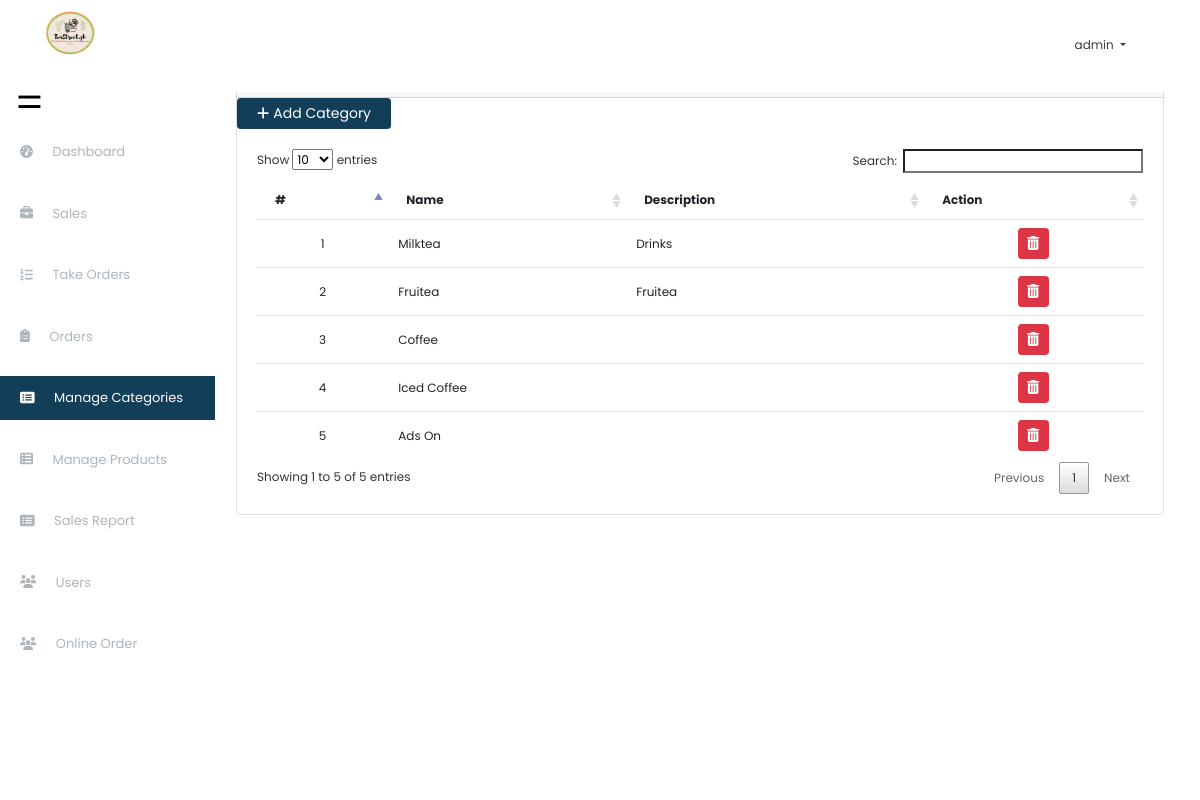
The page /index.php?page=categories (signed in) on the database its author committed.
### tables this page shows
CREATE TABLE `categories` (
  `id` int(30) NOT NULL,
  `name` varchar(200) NOT NULL,
  `description` text NOT NULL
);

### categories.php (the view, shortened to what this page needs)
<?php include('db_connect.php');?>
<div class="container-fluid">
    <div class="col-lg-12">
        <div class="row">
            <div class="col-md-12">
                <div class="card">
                    <div class="card-header">
                        <b>Category List</b>
                    </div>
                    <a class="btn btn-primary btn-block btn-sm col-sm-2 float-right" href="javascript:void(0)" data-toggle="modal" data-target="#categoryModal" id="new_category">
                                <i class="fa fa-plus"></i> Add Category
                            </a>
                    <div class="card-body">
                        <table class="table table-hover">
                            <thead>
                                <tr>
                                    <th>#</th>
                                    <th>Name</th>
                                    <th>Description</th>
                                    <th>Action</th>
                                </tr>
                            </thead>
                            <tbody>
                                <?php
                                $i = 1;
                                $category = $conn->query("SELECT * FROM categories order by id asc");
                                while($row=$category->fetch_assoc()):
                                ?>
                                <tr>
                                    <td class="text-center"><?php echo $i++ ?></td>
                                    <td><?php echo $row['name'] ?></td>
                                    <td><?php echo $row['description'] ?></td>
                                    <td class="text-center">
                                        <button class="btn btn-sm btn-danger delete_category" type="button" data-id="<?php echo $row['id'] ?>"><i class="fa fa-trash-alt"></i></button>
                                    </td>
                                </tr>
                                <?php endwhile; ?>
                            </tbody>
                        </table>
                    </div>
                </div>
            </div>
        </div>
    </div>
</div>
<link rel="stylesheet" href="assets/font-awesome/css/all.min.css">
<link href="assets/vendor/bootstrap/css/bootstrap.min.css" rel="stylesheet">
<link href="assets/vendor/icofont/icofont.min.css" rel="stylesheet">
<link href="assets/vendor/boxicons/css/boxicons.min.css" rel="stylesheet">
<link href="assets/vendor/venobox/venobox.css" rel="stylesheet">
<link href="assets/vendor/animate.css/animate.min.css" rel="stylesheet">
<link href="assets/vendor/remixicon/remixicon.css" rel="stylesheet">
<link href="assets/vendor/owl.carousel/assets/owl.carousel.min.css" rel="stylesheet">
<link href="assets/vendor/bootstrap-datepicker/css/bootstrap-datepicker.min.css" rel="stylesheet">
<link href="assets/DataTables/datatables.min.css" rel="stylesheet">
<link href="assets/css/jquery.datetimepicker.min.css" rel="stylesheet">
<link href="assets/css/select2.min.css" rel="stylesheet">
<link href="assets/css/style.css" rel="stylesheet">
<link type="text/css" rel="stylesheet" href="assets/css/jquery-te-1.4.0.css">

### assets/css/style.css (style rules this page uses)
[class*="col-"] { width: 100%; }
body { font-family:Poppins, Helvetica, "sans-serif"; color: #444444; width: 100%; height: calc(100%); font-size: 12px; }
a { color: #ffffff; }
.btn-primary, .btn-primary:hover { background-color: #123e59; border-color: #123e59; }
table.dataTable.no-footer { border: 0 !important; }
.table td, .table th { border-bottom: 1px solid #dee2e6; border-bottom: 0; }
table.dataTable thead th, table.dataTable thead td { border-bottom: 0px solid #111; border: 0; }

### index.php (style rules this page uses)
body { background: #f8f9fa; }

### categories.php (style rules this page uses)
td { vertical-align: middle !important; }

### rows shown on the page
categories: name "Milktea", description "Drinks"
categories: name "Fruitea", description "Fruitea"
categories: name "Coffee"
categories: name "Iced Coffee"
categories: name "Ads On"

### other values the page prints
$_SESSION['login_name'] "admin"
